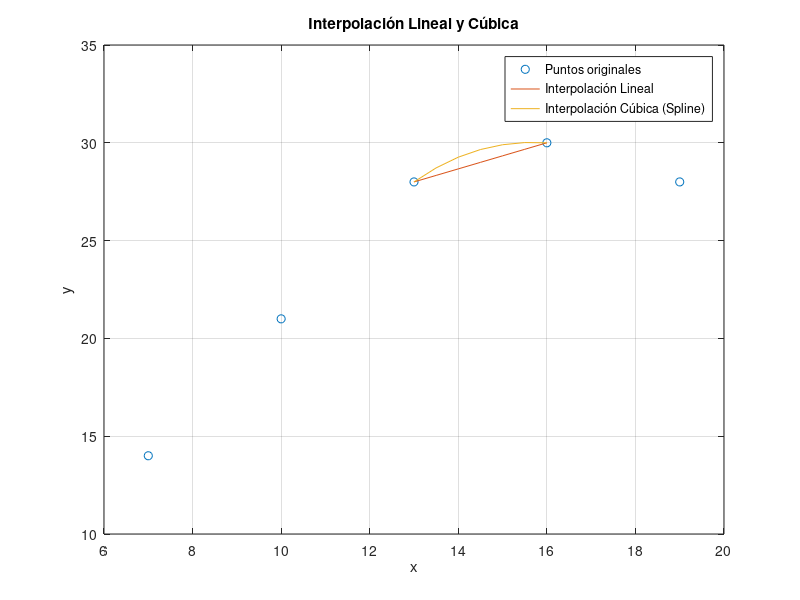

Here is the MATLAB script that generated this plot:
% Datos de ejemplo (puntos conocidos)
x = [7, 10, 13, 16, 19];
y = [14, 21, 28, 30, 28];

% Puntos donde queremos interpolar
xi = 13:0.5:16; % Genera puntos entre 1 y 5 con un paso de 0.1

% Interpolación lineal
yi_lineal = interp1(x, y, xi, 'linear');

% Interpolación cúbica (spline)
yi_cubica = interp1(x, y, xi, 'spline');

% Gráfica de los resultados
figure;
plot(x, y, 'o', 'DisplayName', 'Puntos originales'); % Puntos originales
hold on;
plot(xi, yi_lineal, 'DisplayName', 'Interpolación Lineal');
plot(xi, yi_cubica, 'DisplayName', 'Interpolación Cúbica (Spline)');
xlabel('x');
ylabel('y');
title('Interpolación Lineal y Cúbica');
legend('Location', 'best');
grid on;
hold off;